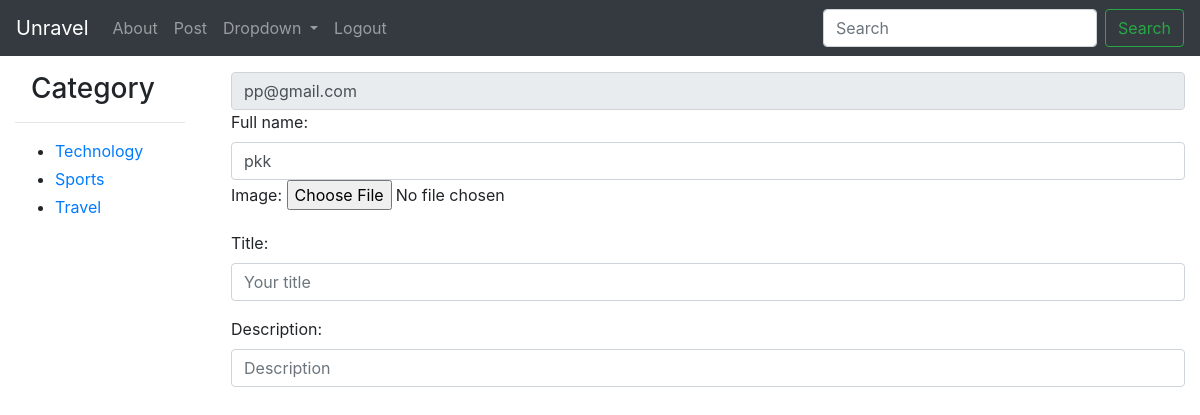
The app's page /author/edit/ (signed in) with its own data.
### categories/models.py (models this page shows, shortened)
class Category(models.Model):
	title		= models.CharField(max_length= 40)
	slug		= models.SlugField(blank= True,unique= True)
	created		= models.DateTimeField(auto_now= True)
	def get_absolute_url(self):
		return reverse('category',kwargs={'slug':self.slug})

### accounts/models.py (models this page shows, shortened)
class User(AbstractBaseUser):
	email 		= models.EmailField(max_length=255,unique=True)
	full_name 	= models.CharField(max_length=255,blank = True,null=True)
	active		= models.BooleanField(default= True) # Can Login pr Not?
	admin		= models.BooleanField(default=False) # Superuser
	timestamp	= models.DateTimeField(auto_now_add=True)
	USERNAME_FIELD  = 'email'
	REQUIRED_FIELDS = ['full_name']
	objects = UserManager()
	@property
	def is_active(self):
		return self.active

### authorprofile/views.py (the view)
# urls.py: path('edit/', author_edit_view, name = 'edit_author'),
def author_edit_view(request):
	user_form = UserForm(request.POST or None, instance=request.user)
	profile_form = AuthorForm(request.POST or None, instance=request.user.authorProfile)
	if user_form.is_valid() and profile_form.is_valid():
		user_form.save()
		profile_form.save()
		return redirect('/')
	else:
		print('error')
	return render(request, 'authorprofile/editProfile.html', {
	'user_form': user_form,
	'profile_form': profile_form
	})

### authorprofile/forms.py
class UserForm(forms.ModelForm):
	class Meta:
		model=User
		fields =('full_name',)
		widgets = {
					'full_name':TextInput(
						attrs = {
							'class':'form-control',
							'placeholder':'Your Full Name'
						}
					)
					}

class AuthorForm(forms.ModelForm):
	class Meta:
		model = AuthorProfile
		fields = ('image','title','description')
		widgets = {
					'title': TextInput(
						attrs = {
							'class':'form-control',
							'placeholder':'Your title'
						}
					),
					'description':TextInput(
						attrs = {
							'class':'form-control',
							'placeholder':'Description'
						}
					)
					}

### categories/templatetags/category_list.py (called while the page is built)
@register.inclusion_tag('snippets/category_list.html')
def category_list():
	list = Category.objects.all()
	return{"list":list}

### authorprofile/templates/authorprofile/editProfile.html (shortened to what this page needs)
{% extends 'base.html' %}
{% block content %}
<form method="POST">{% csrf_token %}
	<input type="text" id='email' class="disabled form-control" disabled='disabled' value="{{ request.user.email }}"/>
  {{ user_form }}
  {{ profile_form.as_p }}
</form>
{% endblock content %}

### categories/templates/snippets/category_list.html
<h3 class="ml-3">Category</h3>
<hr>
<ul>
{% for obj in list %}
	<li class="my-1"> <a href="{{ obj.get_absolute_url }}">{{obj.title}}</a></li>
{% endfor%}
</ul>

### records on screen
Category: title "Technology"
Category: title "Sports"
Category: title "Travel"
User: user.email "pp@gmail.com", full_name "pkk"
